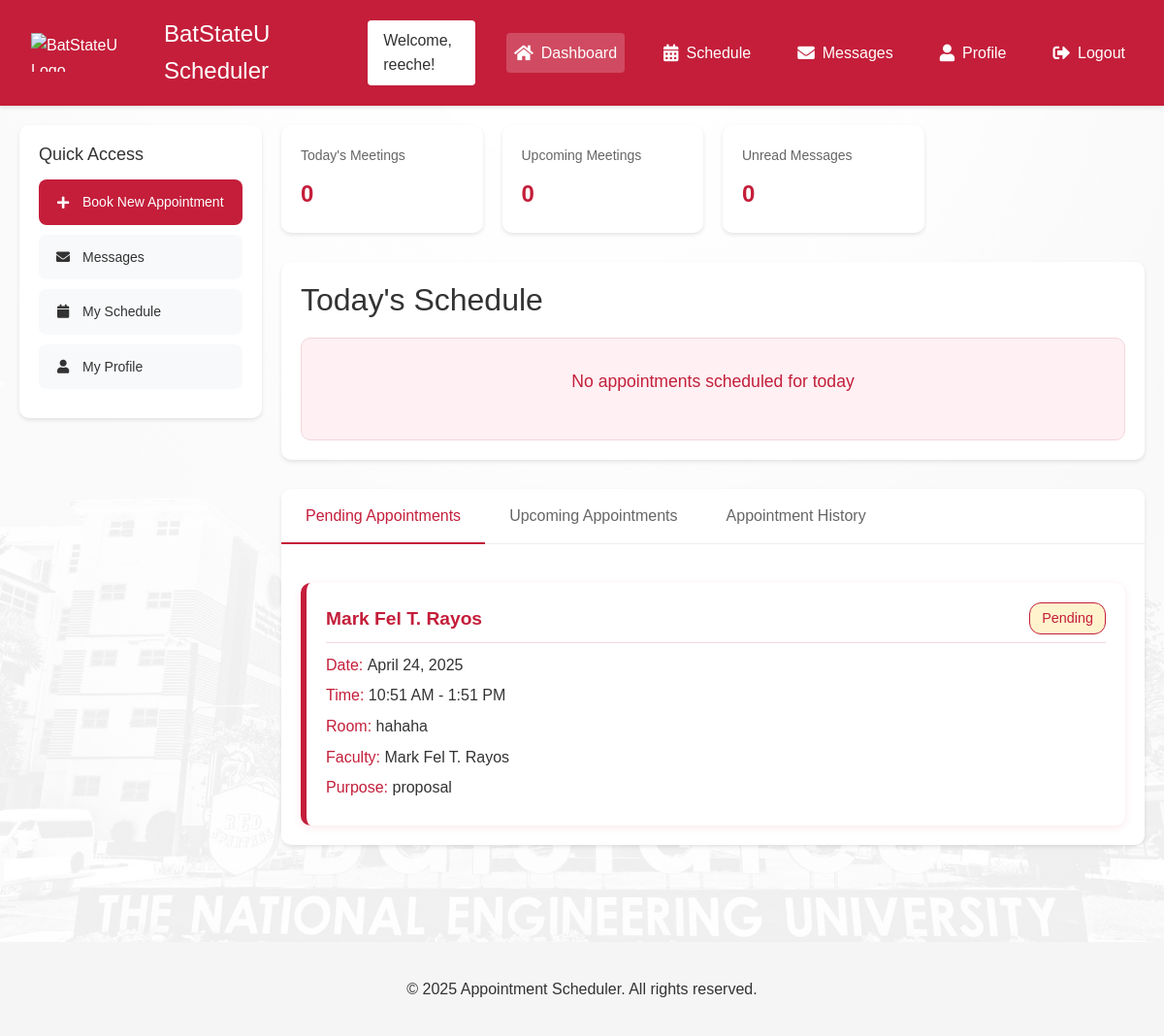
Page /dashboard/ (signed in) on the earlier database version.
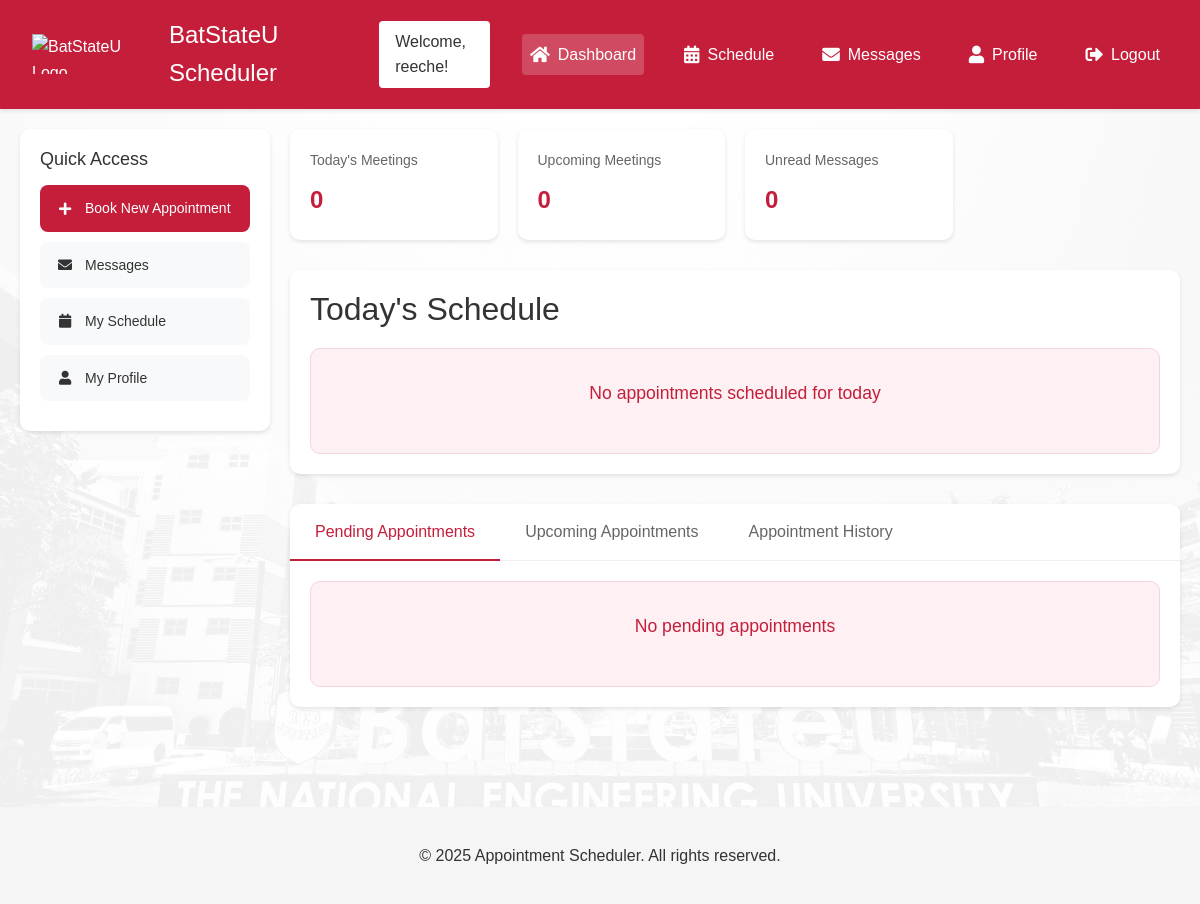
Same page on the later database version.
### AppointmentWebsite/models.py (models this page shows, shortened)
class Appointment(models.Model):
    STATUS_CHOICES = [
        ('Pending', 'Pending'),
        ('Approved', 'Approved'),
        ('Rejected', 'Rejected')
    ]
    REASON_CHOICES = [
        ('consultation', 'Consultation'),
        ('thesis', 'Thesis Defense'),
        ('proposal', 'Proposal Defense'),
        ('other', 'Other')
    ]
    student = models.ForeignKey(User, on_delete=models.CASCADE, related_name='appointments')
    time_slot = models.OneToOneField(TimeSlot, on_delete=models.CASCADE)
    status = models.CharField(max_length=20, choices=STATUS_CHOICES, default='Pending')
    reason = models.CharField(max_length=20, choices=REASON_CHOICES, null=True, blank=True)
    created_at = models.DateTimeField(default=timezone.now)
    student_file = models.ForeignKey(StudentFile, on_delete=models.SET_NULL, null=True, blank=True)

class TimeSlot(models.Model):
    ROOM_CHOICES = [
        ('CICS201', 'CICS 201'),
        ('CICS202', 'CICS 202'),
        ('CPE_FACULTY', 'CpE FACULTY'),
        ('COMP_LAB_CICS', 'COMPUTER ENGINEERING LAB (CICS)'),
        ('COMP_LAB_EINSTEIN', 'COMPUTER LAB (EINSTEIN BUILDING)'),
        ('ICT_FACULTY', 'ICT FACULTY (GYM)')
    ]
    date = models.DateField()
    start_time = models.TimeField()
    end_time = models.TimeField()
    room = models.CharField(max_length=50, choices=ROOM_CHOICES, default='CICS201')
    is_available = models.BooleanField(default=True)
    faculty = models.ForeignKey(User, on_delete=models.CASCADE, related_name='time_slots')
    created_at = models.DateTimeField(default=timezone.now)
    class Meta:
        ordering = ['date', 'start_time']

### Appointment_Scheduler/views.py (the view)
# urls.py: path('dashboard/', views.dashboard, name='dashboard'),  # Correctly linked to the dashboard view
@login_required
def dashboard(request):
    try:
        user_profile = request.user.userprofile
        if user_profile.user_type == 'faculty':
            return redirect('faculty_dashboard')
    except UserProfile.DoesNotExist:
        return redirect('edit_profile')
    upcoming_appointments = Appointment.objects.filter(
        student=request.user,
        time_slot__date__gte=timezone.now().date(),
        status='Approved'
    ).select_related('time_slot', 'time_slot__faculty').order_by('time_slot__date', 'time_slot__start_time')[:5]
    pending_appointments = Appointment.objects.filter(
        student=request.user,
        status='Pending'
    ).select_related('time_slot', 'time_slot__faculty').order_by('time_slot__date', 'time_slot__start_time')
    appointment_history = Appointment.objects.filter(
        student=request.user,
        time_slot__date__lt=timezone.now().date()
    ).select_related('time_slot', 'time_slot__faculty').order_by('-time_slot__date', '-time_slot__start_time')
    available_faculty = UserProfile.objects.filter(
        user_type='faculty'
    ).select_related('user')
    recent_messages = Message.objects.filter(
        student=request.user
    ).order_by('-created_at')[:5]
    context = {
        'upcoming_appointments': upcoming_appointments,
        'pending_appointments': pending_appointments,
        'appointment_history': appointment_history,
        'available_faculty': available_faculty,
        'recent_messages': recent_messages,
    }
    return render(request, 'dashboard.html', context)

### templates/dashboard.html (shortened to what the changed rows need)
{% extends 'base.html' %}
{% load static %}
{% block content %}
<div class="dashboard-container">
    <div class="main-content">
        <div class="schedule-section">
            <div class="schedule-header">
                <h2>Today's Schedule</h2>
            </div>
        </div>
        <div class="tabs-section">
            <div class="tab-content" id="pendingTab">
                {% if pending_appointments %}
                    <div class="appointments-list">
                        {% for appointment in pending_appointments %}
                            <div class="appointment-card">
                                <div class="appointment-header">
                                    <h3>{{ appointment.time_slot.faculty.get_full_name }}</h3>
                                    <span class="status-badge pending">Pending</span>
                                </div>
                                <div class="appointment-info">
                                    <p>Date: <span>{{ appointment.time_slot.date|date:"F d, Y" }}</span></p>
                                    <p>Time: <span>{{ appointment.time_slot.start_time|time:"g:i A" }} - {{ appointment.time_slot.end_time|time:"g:i A" }}</span></p>
                                    <p>Room: <span>{{ appointment.time_slot.room }}</span></p>
                                    <p>Faculty: <span>{{ appointment.time_slot.faculty.get_full_name }}</span></p>
                                    {% if appointment.reason %}
                                        <p>Purpose: <span>{{ appointment.reason }}</span></p>
                                    {% endif %}
                                </div>
                            </div>
                        {% endfor %}
                    </div>
                {% else %}
                    <div class="no-appointments">
                        <p>No pending appointments</p>
                    </div>
                {% endif %}
            </div>
        </div>
    </div>
</div>
{% endblock %}

Differences in the rows shown:
no longer on this page (row edited): Appointment: time_slot.faculty.get_full_name "Mark Fel T. Rayos", time_slot "April 24, 2025", time_slot.start_time "10:51 AM", time_slot.end_time "1:51 PM", time_slot.room "hahaha", reason "proposal"
Other differences:
text now shown: "No pending appointments"
